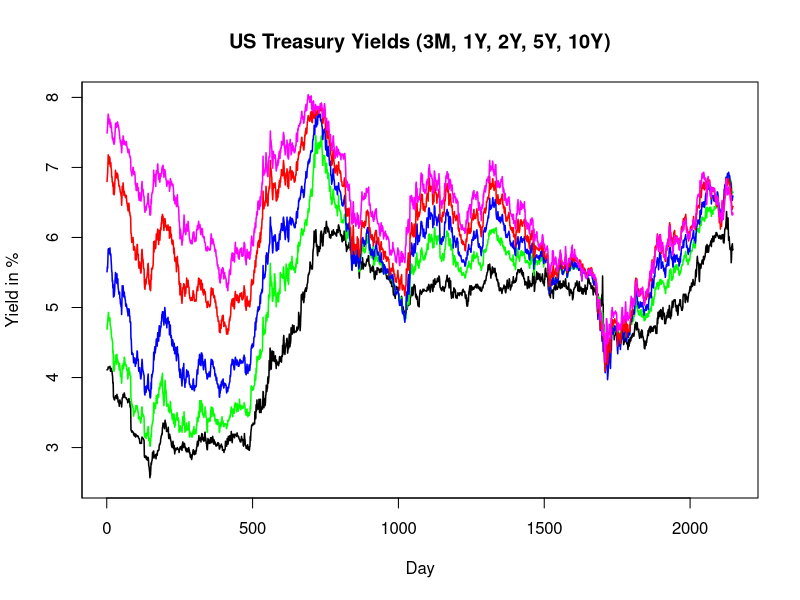

Reproduce this figure in R.
# clear variables and close windows
rm(list = ls(all = TRUE))
graphics.off()

# load data
USTF = read.table("XFGUSTF.dat")

# first observation point
xmin = 1

# last observation point
xmax = nrow(USTF)

# observation dummy
x = (xmin:xmax)

# plot of treasuries
z1 = plot(x, USTF[xmin:xmax, 4], type = "l", col = "black", lwd = 1.5, xlab = "Day", ylab = "Yield in %", axes = FALSE, frame = TRUE, 
    ylim = c(2.5, 8), main = "US Treasury Yields (3M, 1Y, 2Y, 5Y, 10Y)")  # 3 month yield
axis(side = 1, at = seq(0, 2000, 500), labels = seq(0, 2000, 500))
axis(side = 2, at = seq(0, 10, 1), labels = seq(0, 10, 1))
z2 = lines(x, USTF[xmin:xmax, 6], col = "green", lwd = 1.5)  # 1 year yield
z3 = lines(x, USTF[xmin:xmax, 7], col = "blue", lwd = 1.5)  # 2 year yield
z4 = lines(x, USTF[xmin:xmax, 10], col = "red", lwd = 1.5)  # 5 year yield
z5 = lines(x, USTF[xmin:xmax, 12], col = "magenta", lwd = 1.5)  # 10 year yield 
